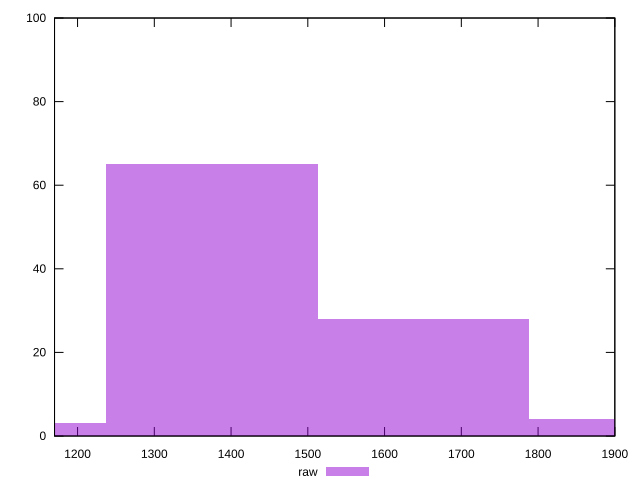

Write gnuplot code to recreate this figure.
reset

$raw <<EOF
1650.2643124969509 28
1100.1762083313006 3
1375.2202604141257 65
1925.308364579776 4
EOF

set key outside below
set boxwidth 275.04405208282515
set xrange [1170:1900]
set yrange [0:100]
set trange [0:100]
set style fill transparent solid 0.5 noborder
set terminal svg size 640, 490 enhanced background rgb 'white'
set output "report_00015_2021-02-09T16-11-33.973Z/uses-text-compression/samples/pages+cached+noadtech+nomedia+nocss/raw/histogram.svg"

plot $raw title "raw" with boxes

reset
